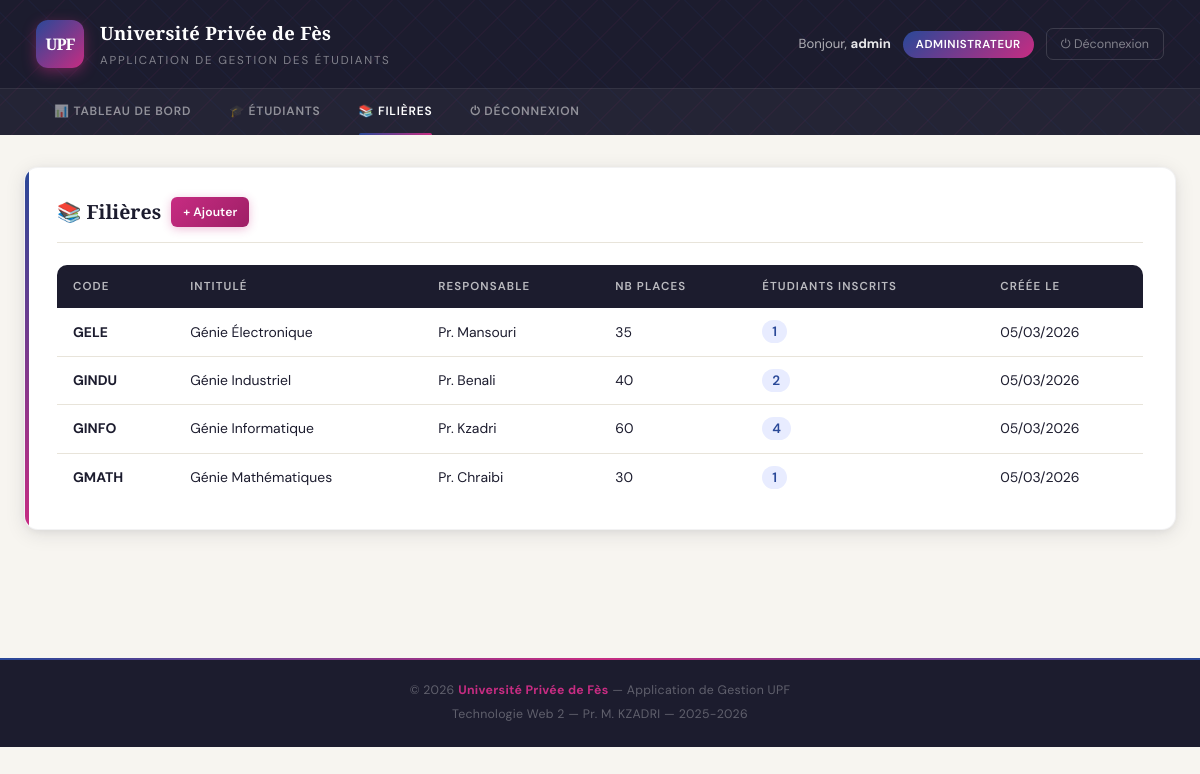
/admin/filieres/liste.php (signed in), run on the app's committed database.
### tables this page shows
CREATE TABLE IF NOT EXISTS filieres (
    CodeF       VARCHAR(10)  NOT NULL,
    IntituleF   VARCHAR(100) NOT NULL,
    responsable VARCHAR(100) DEFAULT NULL,
    nbPlaces    INT          DEFAULT NULL,
    created_at  DATETIME     NOT NULL,
    PRIMARY KEY (CodeF)
);

### admin/filieres/liste.php (the view, shortened to what this page needs)
<?php
$pdo = getConnexion();
$filieres = $pdo->query('
    SELECT f.*, COUNT(e.Code) AS nb_etudiants
    FROM filieres f
    LEFT JOIN etudiants e ON e.Filiere = f.CodeF
    GROUP BY f.CodeF, f.IntituleF, f.responsable, f.nbPlaces, f.created_at
    ORDER BY f.IntituleF
')->fetchAll();
require_once '../../includes/header.php';
?>
<div class="card">
    <h2>📚 Filières
        <a href="ajouter.php" class="btn btn-pink btn-sm" style="float:right;">+ Ajouter</a>
    </h2>
    <table>
        <thead>
            <tr><th>Code</th><th>Intitulé</th><th>Responsable</th><th>Nb places</th><th>Étudiants inscrits</th><th>Créée le</th></tr>
        </thead>
        <tbody>
        <?php if (empty($filieres)): ?>
            <tr><td colspan="6" style="text-align:center;padding:20px;color:#888;">Aucune filière.</td></tr>
        <?php else: ?>
        <?php foreach ($filieres as $f): ?>
            <tr>
                <td><strong><?= htmlspecialchars($f['CodeF']) ?></strong></td>
                <td><?= htmlspecialchars($f['IntituleF']) ?></td>
                <td><?= htmlspecialchars($f['responsable'] ?? '—') ?></td>
                <td><?= $f['nbPlaces'] ?? '—' ?></td>
                <td>
                    <span style="background:#e8ecff;color:#294898;padding:3px 10px;border-radius:20px;font-size:.85rem;font-weight:600;">
                        <?= $f['nb_etudiants'] ?>
                    </span>
                </td>
                <td><?= date('d/m/Y', strtotime($f['created_at'])) ?></td>
            </tr>
        <?php endforeach; ?>
        <?php endif; ?>
        </tbody>
    </table>
</div>
<?php require_once '../../includes/footer.php'; ?>

### assets/style.css (style rules this page uses)
:root { --saphir: #294898; --saphir-deep: #1a2f63; --saphir-soft: #e8edf8; --fuchsia: #C72C82; --fuchsia-deep: #9e1f66; --fuchsia-soft: #fce8f3; --ivoire: #F7F5F0; --ivoire-dark: #E8E4DA; --charbon: #1C1C2E; --gris: #6B7280; --gris-light: #F3F4F6; --vert: #059669; --vert-soft: #D1FAE5; --amber: #D97706; --amber-soft: #FEF3C7; --rouge: #DC2626; --rouge-soft: #FEE2E2; --radius: 14px; --radius-sm: 9px; --shadow-sm: 0 1px 4px rgba(28,28,46,.07), 0 1px 2px rgba(28,28,46,.05); --shadow: 0 4px 20px rgba(28,28,46,.10), 0 2px 8px rgba(28,28,46,.06); --shadow-lg: 0 24px 64px rgba(28,28,46,.18), 0 8px 24px rgba(28,28,46,.10); --font-display: 'Playfair Display', Georgia, serif; --font-body: 'DM Sans', sans-serif; --font-mono: 'DM Mono', monospace; }
*, *::before, *::after { box-sizing: border-box; margin: 0; padding: 0; }
html { scroll-behavior: smooth; }
body { font-family: var(--font-body); background: var(--ivoire); color: var(--charbon); min-height: 100vh; font-size: 15px; line-height: 1.65; -webkit-font-smoothing: antialiased; }
.card { background: #fff; border-radius: var(--radius); box-shadow: var(--shadow); padding: 28px 32px; margin-bottom: 24px; border: 1px solid rgba(28,28,46,.055); position: relative; overflow: hidden; animation: cardIn .4s cubic-bezier(.4,0,.2,1) both; }
.card::before { content: ''; position: absolute; left: 0; top: 0; bottom: 0; width: 4px; background: linear-gradient(to bottom, var(--saphir), var(--fuchsia)); border-radius: var(--radius) 0 0 var(--radius); }
.card h2 { font-family: var(--font-display); font-size: 1.22rem; font-weight: 700; color: var(--charbon); margin-bottom: 22px; padding-bottom: 14px; border-bottom: 1px solid var(--ivoire-dark); display: flex; align-items: center; gap: 10px; }
table { width: 100%; border-collapse: separate; border-spacing: 0; font-size: .87rem; }
thead tr { background: var(--charbon); }
thead th { padding: 12px 16px; font-family: var(--font-body); font-weight: 600; font-size: .72rem; text-transform: uppercase; letter-spacing: 1.1px; color: rgba(255,255,255,.7); text-align: left; }
thead th:first-child { border-radius: 10px 0 0 0; }
thead th:last-child { border-radius: 0 10px 0 0; }
tbody tr:not(:last-child) td { border-bottom: 1px solid var(--ivoire-dark); }
tbody td { padding: 12px 16px; vertical-align: middle; }
.btn { display: inline-flex; align-items: center; gap: 6px; padding: 9px 20px; border-radius: var(--radius-sm); text-decoration: none; font-family: var(--font-body); font-size: .83rem; font-weight: 600; cursor: pointer; border: none; transition: all .2s cubic-bezier(.4,0,.2,1); letter-spacing: .1px; position: relative; overflow: hidden; white-space: nowrap; }
.btn::after { content: ''; position: absolute; inset: 0; background: rgba(255,255,255,.13); opacity: 0; transition: opacity .2s; }
.btn-pink { background: linear-gradient(135deg, var(--fuchsia), var(--fuchsia-deep)); color: #fff; box-shadow: 0 2px 10px rgba(199,44,130,.3); }
.btn-sm { padding: 5px 12px; font-size: .76rem; border-radius: 6px; }

### data on the page
filieres: CodeF "GELE", IntituleF "Génie Électronique", responsable "Pr. Mansouri", nbPlaces "35", nb_etudiants "1", created_at "05/03/2026"
filieres: CodeF "GINDU", IntituleF "Génie Industriel", responsable "Pr. Benali", nbPlaces "40", nb_etudiants "2", created_at "05/03/2026"
filieres: CodeF "GINFO", IntituleF "Génie Informatique", responsable "Pr. Kzadri", nbPlaces "60", nb_etudiants "4", created_at "05/03/2026"
filieres: CodeF "GMATH", IntituleF "Génie Mathématiques", responsable "Pr. Chraibi", nbPlaces "30", nb_etudiants "1", created_at "05/03/2026"

### other printed values
$_SESSION['login'] "admin"
$nl['label'] "📊 TABLEAU DE BORD"
$nl['label'] "🎓 ÉTUDIANTS"
$nl['label'] "📚 FILIÈRES"
$nl['label'] "⏻ DÉCONNEXION"
